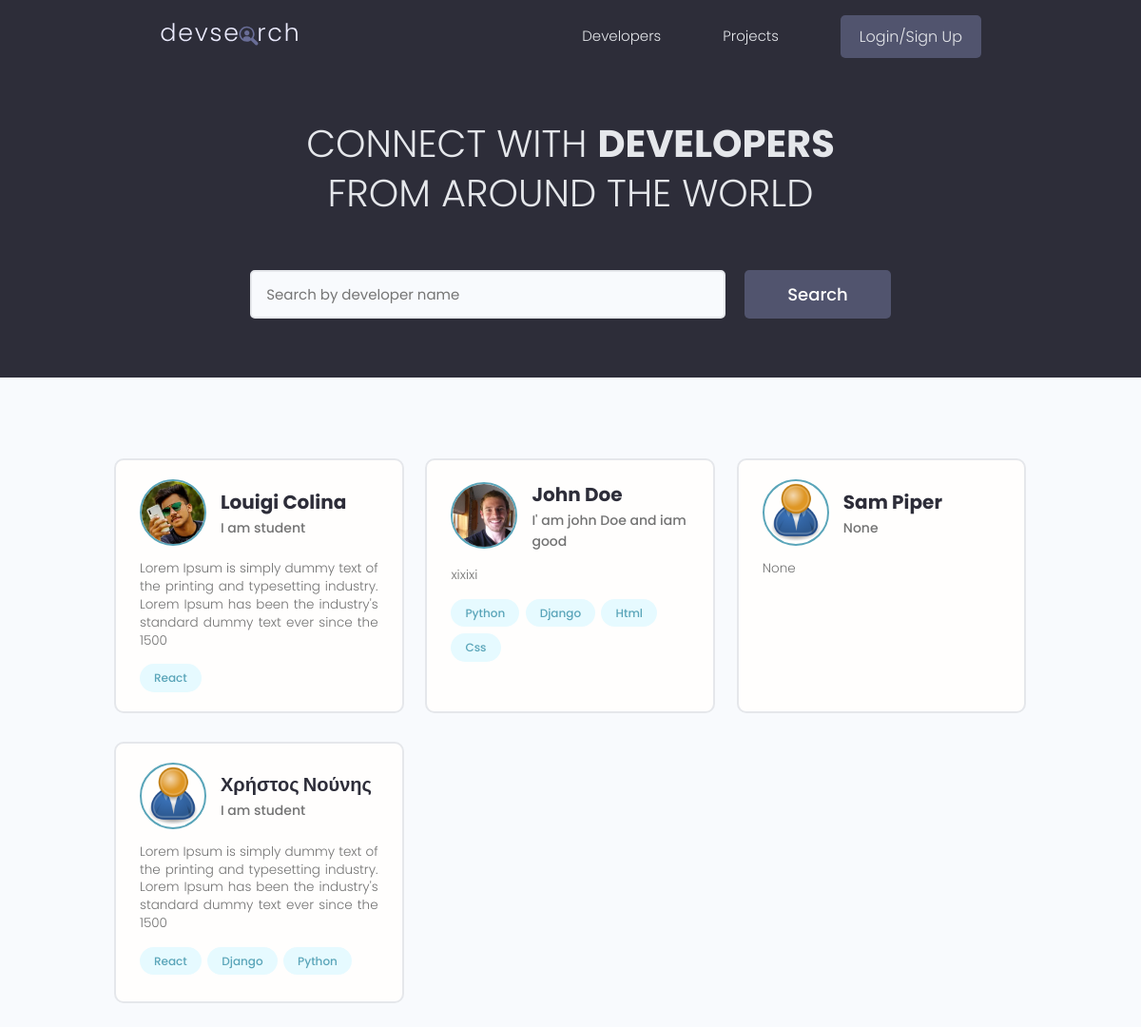
The app's page /, older data.
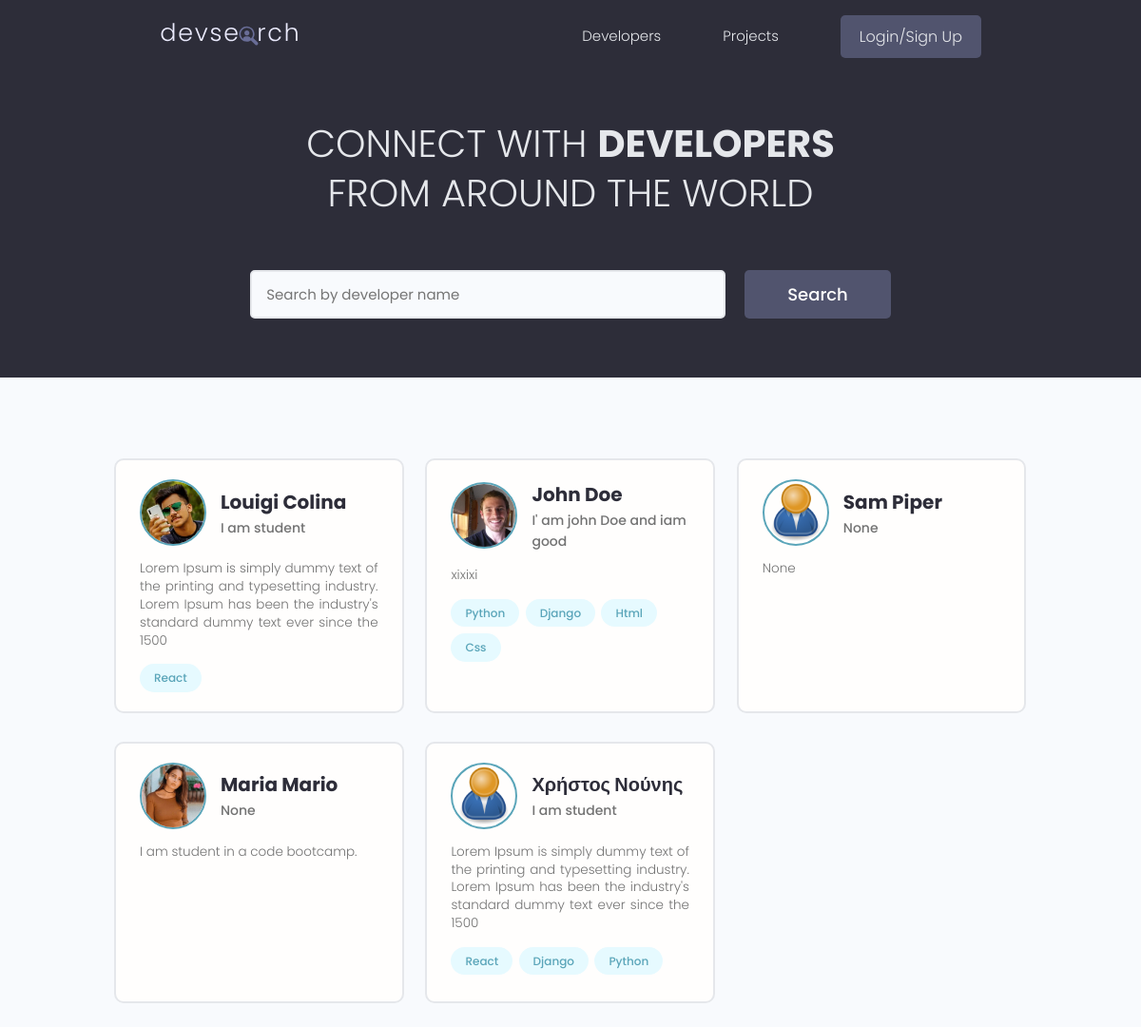
The same page, newer data.
### users/models.py (models this page shows, shortened)
class Profile(models.Model):
    user = models.OneToOneField(User, on_delete=models.CASCADE, null=True, blank=True)
    name = models.CharField(max_length=200, blank=True, null=True)
    email = models.EmailField(max_length=500, blank=True, null=True)
    username = models.CharField(max_length=200, blank=True, null=True)
    location = models.CharField(max_length=200, blank=True, null=True)
    short_intro = models.CharField(max_length=200, blank=True, null=True)
    bio = models.TextField(blank=True, null=True)
    profile_image = models.ImageField(null=True, blank=True, upload_to='profiles/', default='profiles/user-default.png')
    social_github = models.CharField(max_length=200, blank=True, null=True)
    social_twiter = models.CharField(max_length=200, blank=True, null=True)
    social_linkedin = models.CharField(max_length=200, blank=True, null=True)
    social_youtube = models.CharField(max_length=200, blank=True, null=True)
    social_website = models.CharField(max_length=200, blank=True, null=True)
    created = models.DateTimeField(auto_now_add=True)
    id = models.UUIDField(default=uuid.uuid4, unique=True,
                          primary_key=True, editable=False)

class Skill(models.Model):
    owner = models.ForeignKey(Profile, on_delete=models.CASCADE, null=True, blank=True)
    name = models.CharField(max_length=200, blank=True, null=True)
    description = models.TextField(null=True, blank=True)
    created = models.DateTimeField(auto_now_add=True)
    id = models.UUIDField(default=uuid.uuid4, unique=True,
                          primary_key=True, editable=False)
    def __str__(self):
        return str(self.name)

### users/views.py (the view)
# urls.py: path('', views.profiles, name='profiles'),
def profiles(request):
    profiles, search_query = searchProfiles(request)
    custom_range, profiles = paginationProfiles(request, profiles, 6)
    context = {
        'profiles':profiles,
        'search_query' : search_query,
        'custom_range' : custom_range,
    }
    return render(request, 'users/profiles.html', context)

### users/utils.py (called while the page is built)
def paginationProfiles(request, profiles, results):
    page = request.GET.get('page')
    paginator = Paginator(profiles, results)
    try:
        profiles = paginator.page(page)
    except PageNotAnInteger:
        page = 1
        profiles = paginator.page(page)
    except EmptyPage:
        page = paginator.num_pages
        profiles = paginator.page(page)
    leftIndex = (int(page) - 4)
    if leftIndex < 1:
        leftIndex = 1
    rightIndex = (int(page) + 5)
    if rightIndex > paginator.num_pages:
        rightIndex = paginator.num_pages + 1
    custom_range = range(leftIndex, rightIndex)
    return custom_range, profiles

def searchProfiles(request):
    search_query = ''
    if request.GET.get('search_query'):
        search_query = request.GET.get('search_query')
    skills = Skill.objects.filter(name__icontains=search_query)
    profiles = Profile.objects.distinct().filter(Q(name__icontains=search_query) |
                                                 Q(short_intro__icontains=search_query) |
                                                 Q(skill__in=skills))
    return profiles, search_query

### users/templates/users/profiles.html (shortened to what this page needs)
{% extends 'main.html' %} {% block content %}
<main class="home">
  <section class="hero-section text-center">
    <div class="container container--narrow">
      <div class="hero-section__box">
        <h2>CONNECT WITH <span>DEVELOPERS</span></h2>
        <h2>FROM AROUND THE WORLD</h2>
      </div>
      <div class="hero-section__search">
        <form id="searchForm" class="form" action="{% url 'profiles' %}" method="get">
          <div class="form__field">
            <input
              class="input input--text"
              id="formInput#search"
              type="text"
              name="search_query"
              value="{{search_query}}"
              placeholder="Search by developer name"
            />
          </div>
          <input class="btn btn--sub btn--lg" type="submit" value="Search" />
        </form>
      </div>
    </div>
  </section>
  <section class="devlist">
    <div class="container">
      <div class="grid grid--three">
        {% for profile in profiles %}
        <div class="column card">
          <div class="dev">
            <a href="{% url 'user-profile' profile.id %}" class="card__body">
              <div class="dev__profile">
                <img
                  class="avatar avatar--md"
                  src="{{ profile.profile_image.url }}"
                  alt="image"
                />
                <div class="dev__meta">
                  <h3>{{ profile.name }}</h3>
                  <h5>{{ profile.short_intro|slice:"60" }}</h5>
                </div>
              </div>
              <p class="dev__info">{{profile.bio|slice:"150"}}</p>
              <div class="dev__skills">
                {% for skill in profile.skill_set.all|slice:"5" %}
                <span class="tag tag--pill tag--main">
                  <small>{{skill}}</small>
                </span>
                {% endfor %}
              </div>
            </a>
          </div>
        </div>
        {% endfor %}
      </div>
    </div>
  </section>
</main>
{% endblock content %}

Row changes from the older to the newer data that the page shows:
added Profile: profile_image (picture), name "Maria Mario", short_intro "None", bio "I am student in a code bootcamp."
